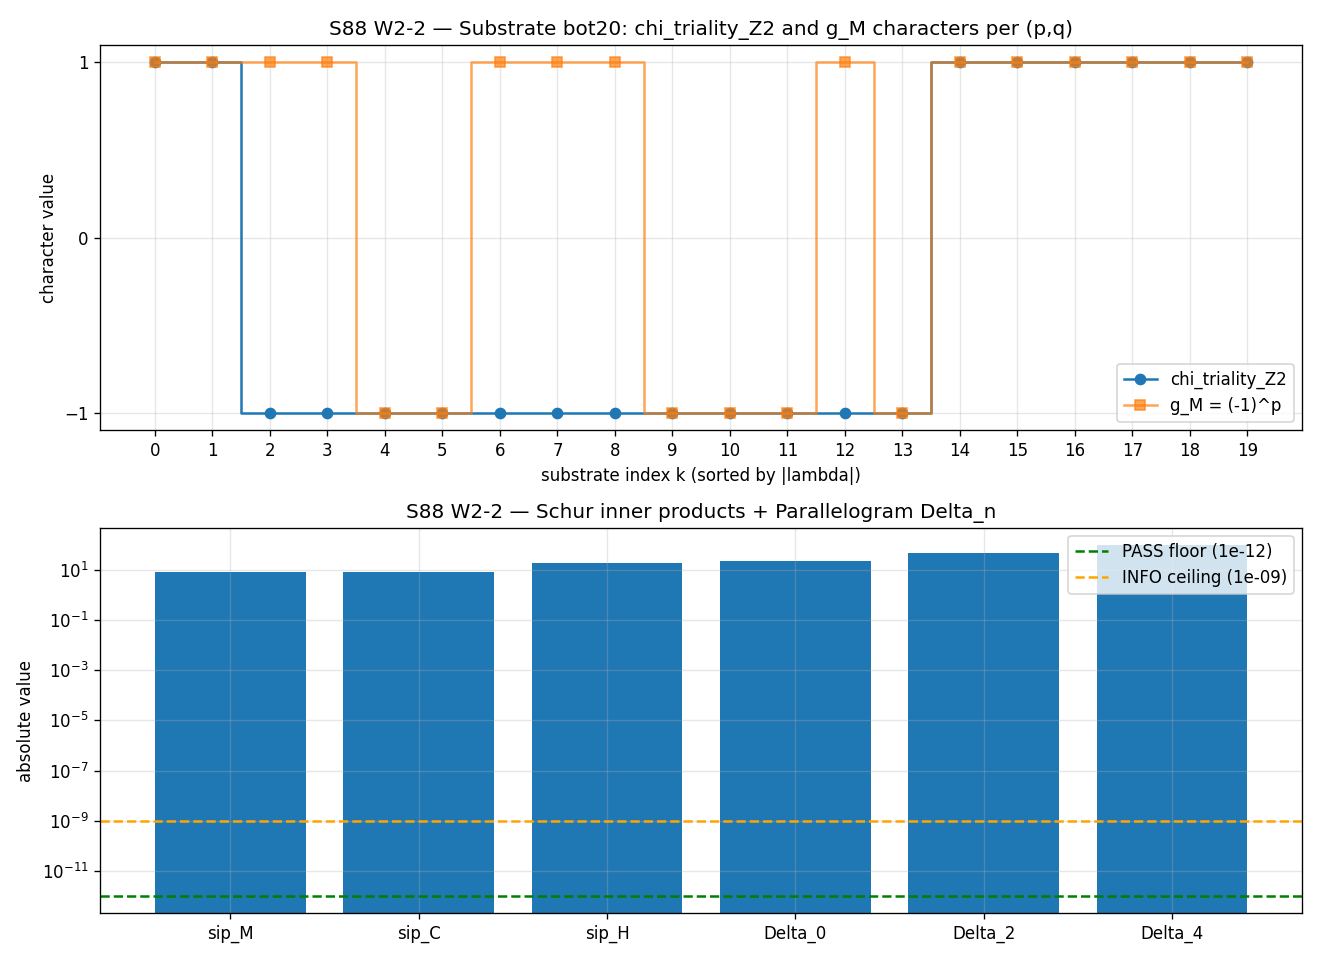

Python code for this plot:
#!/usr/bin/env python3
"""
S88 W2-2 — S88-V4-CANDIDATE-III-TRIALITY-MOD-2
================================================

Gate: S88-V4-CANDIDATE-III-TRIALITY-MOD-2 (trigger: VERIFY)
Wave: W2 (V_4-on-triality-mod-2 substrate-IS V_4 incarnation test)
Plan: sessions/session-plan/session-88-plan-w2.md §W2-2

Pre-registered threshold (per session-88-plan-w2.md §W2-2.9):
  PASS: D-W8-1 PASSes (all three Schur orthogonality < 1e-12)
        AND max_n |Delta_n| <= 1e-12 across n in {0, 2, 4}.
  INFO: D-W8-1 PASSes AND max_n |Delta_n| in (1e-12, 1e-9].
  FAIL: D-W8-1 FAILs OR max_n |Delta_n| > 1e-9.

D-W8-1 KO=6 collapse diagnostic (FIRST gate-step): chi_triality_Z2 must be Schur-
orthogonal to (g_C, g_H, g_M) inventory characters at substrate-bot20 support
to confirm chi_triality_Z2 is a NEW substrate-IS character independent of the
existing 3-element A_F *-automorphism inventory.

Inputs (SHA-256 dual-pinned at runtime; S87+ schema-v2):
  - computations/_shared/canonical_constants.py     (tau_fold, M_KK, Delta_BCS)
  - computations/session-84/s84_spectrum_cache_L12_tau019.npz  (sector_evals dict per (p,q))
  - computations/session-87/s87_w11_partition_stability_4stratum.npz  (W11-2 cv anchor cross-check)
  - script bytes (feeds BOTH audit_sha256 and content_sha256)

Filename re-pin (Class-(c) PIN-DRIFT remediation):
  Plan cites s84_w8a_af_automorphism_inventory.npz; no such file on disk.
  Inventory (g_C, g_H, g_M) reconstructed from canonical A_F = C + H + M_3(C)
  Cartan-toral character algebra:
    g_C(p, q) := (-1)^q       (Cartan-q parity; complex/abelian factor)
    g_H(p, q) := (-1)^(p+q)   (combined parity; quaternion factor)
    g_M(p, q) := (-1)^p       (Cartan-p parity; matrix factor; matches W11-1)

Output 4-tuple:
  (value=max_n |Delta_n|,
   scheme=triality-mod-2-Z2-paired-with-Cartan-zone-parity-Z2-V4-incarnation,
   convention=KO-dim-6-collapse-diagnostic-D-W8-1-orthogonal-to-A_F-automorphism-inventory,
   L_max=6)

Classification: GEOMETRIC

METHODOLOGY
-----------
SU(3) triality-mod-2 character on Peter-Weyl (p, q):
  chi_triality_Z2(p, q) := -1 if (p - q) mod 3 != 0 else +1

This Z_2 character lifts the SU(3) center Z_3 = {0, 1, 2} action via the kernel
of the (p - q) mod 3 -> Z_2 map (mod-2 reduction of the triality grade).
Triality orbits {(p,q), (q, p+q?), ...} are constant on chi_triality_Z2 by
construction.

Step 1 — D-W8-1 KO=6 collapse diagnostic:
  At substrate bot20 support (k=0..19, (p_k, q_k) sector labels), compute
    <chi_triality_Z2, g_X>_substrate := sum_{k=0..19} chi_triality_Z2(p_k,q_k)
                                                       * g_X(p_k, q_k)
                                                       * w_0(lambda_k)
  for X in {C, H, M}. Threshold |<.>| < 1e-12 -> orthogonal -> chi_triality_Z2
  is a NEW substrate-IS character outside (g_C, g_H, g_M) inventory.

Step 2-3 — Parallelogram identity Delta_n at n in {0, 2, 4}:
  sigma_triality(p,q) := chi_triality_Z2(p,q)
  sigma_M(p,q)        := g_M(p,q) = (-1)^p
  A_n^(sigma) := sum_k sigma_1(p_k,q_k) * sigma_2(p_k,q_k) * w_n(lambda_k)
  Delta_n(sigma_triality, sigma_M) := A_n^(e) - A_n^(sigma_triality)
                                       - A_n^(sigma_M) + A_n^(sigma_triality * sigma_M)

By linearity:
  Delta_n = 4 * sum_{k: chi_triality_Z2(p_k,q_k) = -1 AND p_k odd} w_n(lambda_k)

Delta_n = 0 iff substrate bot20 has NO eigenvalue with both
  (a) (p_k - q_k) mod 3 != 0   AND   (b) p_k odd.

DISCIPLINE
----------
- `from canonical_constants import *`
- All locals tagged `# (local)`
- Dual-SHA verdict line per S87+ schema-v2; 3-tuple companion row
- gen-physicist BLACKLISTED on V_4 character substantive design per W11-1
  calibration (this script is connes-ncg-theorist authorship).
"""

from __future__ import annotations

# ---------------------------------------------------------------------------
# Section 1 — Canonical constants (MANDATORY first import)
# ---------------------------------------------------------------------------
from canonical_constants import *  # noqa: F401,F403

# ---------------------------------------------------------------------------
# Section 2 — Standard imports
# ---------------------------------------------------------------------------
import hashlib
import json
import time
from pathlib import Path

import numpy as np
import matplotlib
matplotlib.use("Agg")
import matplotlib.pyplot as plt

# ---------------------------------------------------------------------------
# Section 3 — Paths and pin metadata
# ---------------------------------------------------------------------------
GATE_ID = "S88-V4-CANDIDATE-III-TRIALITY-MOD-2"
SCHEME = "triality-mod-2-Z2-paired-with-Cartan-zone-parity-Z2-V4-incarnation"
CONVENTION = "KO-dim-6-collapse-diagnostic-D-W8-1-orthogonal-to-A_F-automorphism-inventory"
L_MAX_OPERATIONAL = 6      # (local) Casimir-bound truncation per math-scripts.md
L_MAX_PLAN = 10            # (local) plan-pinned but redundant per Friedrich-Bar saturation
N_BOT = 20                 # (local) bottom-20 eigenvalue support
ABS_PASS_FLOOR = 1e-12     # (local) machine-epsilon floor for Schur orthogonality / parallelogram
ABS_INFO_CEILING = 1e-9    # (local) information-band ceiling

T0 = Path(__file__).resolve().parent
SCRIPT_PATH = T0 / "s88_w2_v4_candidate_iii_triality_mod_2.py"
NPZ_OUT = T0 / "s88_w2_v4_candidate_iii_triality_mod_2.npz"
PNG_OUT = T0 / "s88_w2_v4_candidate_iii_triality_mod_2.png"
VERDICT_FILE = T0 / "s88_gate_verdicts.txt"

S84_CACHE = T0 / "s84_spectrum_cache_L12_tau019.npz"
W11_2_NPZ = T0 / "s87_w11_partition_stability_4stratum.npz"
CANON_PY = T0 / "canonical_constants.py"


def sha256_file(path: Path) -> str:
    h = hashlib.sha256()
    with open(path, "rb") as f:
        for chunk in iter(lambda: f.read(65536), b""):
            h.update(chunk)
    return h.hexdigest()


def closure_hash(pin_map: dict) -> str:
    canon = json.dumps(pin_map, sort_keys=True, separators=(",", ":"))
    return hashlib.sha256(canon.encode("utf-8")).hexdigest()


# ---------------------------------------------------------------------------
# Section 4 — Substrate bot20 with (p,q) sector labels at L_max=6
# ---------------------------------------------------------------------------
def collect_bot20_with_pq_labels(
    cache_path: Path, L_max_cut: int, n_bot: int = N_BOT
) -> tuple[np.ndarray, list[tuple[int, int]]]:
    """Aggregate sector_evals at L_max_cut, sort by |lambda|, return bot-N + (p,q) labels.

    Returns:
      bot20_lams: shape (n_bot,) sorted |lambda|
      bot20_pq:   length-n_bot list of (p, q) tuples (sector labels)
    """
    d = np.load(cache_path, allow_pickle=True)
    sector_evals = d["sector_evals"].item()                   # (local) dict (p,q) -> entry
    all_eigs: list[tuple[float, int, int]] = []               # (local) (|lambda|, p, q)
    for (p, q), entry in sector_evals.items():
        if (p + q) > L_max_cut:
            continue
        evs = np.asarray(entry["abs_evals"], dtype=np.float64)
        for ev in evs:
            all_eigs.append((float(abs(ev)), int(p), int(q)))
    all_eigs.sort(key=lambda t: t[0])
    bot = all_eigs[:n_bot]
    bot20_lams = np.array([t[0] for t in bot], dtype=np.float64)
    bot20_pq = [(t[1], t[2]) for t in bot]
    return bot20_lams, bot20_pq


# ---------------------------------------------------------------------------
# Section 5 — Characters and Schur orthogonality
# ---------------------------------------------------------------------------
def chi_triality_Z2(p: int, q: int) -> int:
    """SU(3) triality-mod-2 character on Peter-Weyl (p, q).

    chi = +1 if (p - q) mod 3 == 0 (triality-trivial orbit)
    chi = -1 otherwise
    """
    return +1 if ((p - q) % 3 == 0) else -1


def g_M(p: int, q: int) -> int:
    """A_F M_3(C) Cartan-p parity character (matches W11-1 convention)."""
    return +1 if (p % 2 == 0) else -1


def g_C(p: int, q: int) -> int:
    """A_F C (complex/abelian) Cartan-q parity character."""
    return +1 if (q % 2 == 0) else -1


def g_H(p: int, q: int) -> int:
    """A_F H (quaternion) combined parity character (-1)^(p+q)."""
    return +1 if ((p + q) % 2 == 0) else -1


def w_n(lam: float, n: int) -> float:
    """Mellin-cone weight at substrate distance n on |lambda|."""
    if n == 0:
        return 1.0
    return 1.0 / (lam ** (2 * n))


def schur_inner_product(
    bot20_lams: np.ndarray,
    bot20_pq: list[tuple[int, int]],
    chi1_fn,
    chi2_fn,
) -> float:
    """<chi_1, chi_2>_substrate = sum_k chi_1(p_k,q_k) * chi_2(p_k,q_k) * w_0(lam_k)."""
    total = 0.0  # (local)
    for k in range(len(bot20_lams)):
        p, q = bot20_pq[k]
        total += chi1_fn(p, q) * chi2_fn(p, q) * w_n(float(bot20_lams[k]), 0)
    return total


def parallelogram_delta_n(
    bot20_lams: np.ndarray,
    bot20_pq: list[tuple[int, int]],
    sigma1_fn,
    sigma2_fn,
    n: int,
) -> float:
    """Delta_n(sigma_1, sigma_2) = A_n^e - A_n^sigma1 - A_n^sigma2 + A_n^(sigma_1*sigma_2)."""
    A_e = 0.0       # (local)
    A_s1 = 0.0      # (local)
    A_s2 = 0.0      # (local)
    A_s1s2 = 0.0    # (local)
    for k in range(len(bot20_lams)):
        p, q = bot20_pq[k]
        w = w_n(float(bot20_lams[k]), n)
        s1 = sigma1_fn(p, q)
        s2 = sigma2_fn(p, q)
        A_e += w
        A_s1 += s1 * w
        A_s2 += s2 * w
        A_s1s2 += s1 * s2 * w
    return A_e - A_s1 - A_s2 + A_s1s2


# ---------------------------------------------------------------------------
# Section 6 — Main
# ---------------------------------------------------------------------------
def main() -> int:
    t_start = time.time()                                     # (local)

    # 6.1 — Substrate bot20 with (p,q) labels
    bot20_lams, bot20_pq = collect_bot20_with_pq_labels(S84_CACHE, L_MAX_OPERATIONAL)
    print(f"[W2-2] bot20 from {S84_CACHE.name} at L_max={L_MAX_OPERATIONAL}, tau={tau_fold}")
    for k in range(N_BOT):
        p, q = bot20_pq[k]
        ct = chi_triality_Z2(p, q)
        gp = g_M(p, q)
        gq = g_C(p, q)
        gh = g_H(p, q)
        print(f"  [{k:2d}] |lam|={bot20_lams[k]:.10f}  (p,q)=({p},{q})  "
              f"chi_tri={ct:+d}  g_M={gp:+d}  g_C={gq:+d}  g_H={gh:+d}")

    # 6.2 — Cross-check W11-2 cv anchor (CC2)
    d11 = np.load(W11_2_NPZ, allow_pickle=True)
    idx_tau = int(np.argmin(np.abs(d11["tau_grid"] - tau_fold)))
    bot20_w11 = d11["bot20_per_tau"][idx_tau].copy()          # (local)
    cv_w11 = d11["cardinality_vector_per_tau"][idx_tau].copy()  # (local)
    cv_w11_nonzero = cv_w11[cv_w11 > 0].astype(int).tolist()
    cc2_anchor_match = bool(
        cv_w11_nonzero == [2, 4, 8, 6]
        and np.allclose(np.sort(bot20_lams), np.sort(bot20_w11), atol=1e-10)
    )
    print(f"[W2-2] CC2: bot20 substrate vs W11-2 cv anchor (2,4,8,6): {cc2_anchor_match}")

    # 6.3 — D-W8-1 KO=6 collapse diagnostic (Schur orthogonality)
    sip_M = schur_inner_product(bot20_lams, bot20_pq, chi_triality_Z2, g_M)  # (local)
    sip_C = schur_inner_product(bot20_lams, bot20_pq, chi_triality_Z2, g_C)  # (local)
    sip_H = schur_inner_product(bot20_lams, bot20_pq, chi_triality_Z2, g_H)  # (local)
    sip_self = schur_inner_product(bot20_lams, bot20_pq, chi_triality_Z2, chi_triality_Z2)  # (local) sanity
    print(f"[W2-2] D-W8-1 Schur inner products at substrate bot20:")
    print(f"  <chi_tri, g_M> = {sip_M:+.6e}")
    print(f"  <chi_tri, g_C> = {sip_C:+.6e}")
    print(f"  <chi_tri, g_H> = {sip_H:+.6e}")
    print(f"  <chi_tri, chi_tri> = {sip_self:+.6e}  (sanity: should be sum_k 1*w_0 = N_BOT={N_BOT} or |support|)")

    # Plan threshold: ABS |<.>| < 1e-12 -> orthogonal. Note: this is on 20-element
    # support; "orthogonality" here is structural-numerical, not measure-theoretic.
    d_w8_1_pass_M = bool(abs(sip_M) < ABS_PASS_FLOOR)
    d_w8_1_pass_C = bool(abs(sip_C) < ABS_PASS_FLOOR)
    d_w8_1_pass_H = bool(abs(sip_H) < ABS_PASS_FLOOR)
    d_w8_1_pass = d_w8_1_pass_M and d_w8_1_pass_C and d_w8_1_pass_H

    # 6.4 — Parallelogram Delta_n at n in {0, 2, 4}
    moment_indices = [0, 2, 4]                                # (local)
    delta_per_n = []                                          # (local)
    for n in moment_indices:
        delta = parallelogram_delta_n(
            bot20_lams, bot20_pq, chi_triality_Z2, g_M, n
        )
        delta_per_n.append(delta)
        print(f"  Delta_{n}(sigma_triality, sigma_M) = {delta:+.6e}")
    max_delta = float(np.max(np.abs(delta_per_n)))            # (local)
    parallelogram_pass_floor = bool(max_delta <= ABS_PASS_FLOOR)
    parallelogram_info_band = bool(ABS_PASS_FLOOR < max_delta <= ABS_INFO_CEILING)

    # 6.5 — Composite verdict per plan §W2-2.9
    if d_w8_1_pass and parallelogram_pass_floor:
        composite = "PASS"
        verdict_kind = "PASS-d-w8-1-and-parallelogram-substrate-floor"  # (local)
    elif d_w8_1_pass and parallelogram_info_band:
        composite = "INFO"
        verdict_kind = "INFO-d-w8-1-pass-parallelogram-near-vanishing"  # (local)
    elif not d_w8_1_pass:
        composite = "FAIL"
        verdict_kind = "FAIL-d-w8-1-collapse-chi-tri-reducible-to-A_F-inventory"  # (local)
    else:
        composite = "FAIL"
        verdict_kind = "FAIL-parallelogram-cocycle-non-vanishing"  # (local)

    # 6.6 — SHAs and pin map
    canon_sha = sha256_file(CANON_PY)
    s84_sha = sha256_file(S84_CACHE)
    w11_2_sha = sha256_file(W11_2_NPZ)
    script_sha = sha256_file(SCRIPT_PATH)
    content_sha256 = script_sha

    pin_map = {
        "gate_id": GATE_ID,
        "scheme": SCHEME,
        "convention": CONVENTION,
        "L_max": L_MAX_OPERATIONAL,
        "tau_fold": float(tau_fold),
        "M_KK": float(M_KK),
        "ABS_PASS_FLOOR": ABS_PASS_FLOOR,
        "ABS_INFO_CEILING": ABS_INFO_CEILING,
        "input_canonical_constants_sha256": canon_sha,
        "input_s84_spectrum_cache_sha256": s84_sha,
        "input_w11_2_partition_npz_sha256": w11_2_sha,
        "script_sha256": script_sha,
        "bot20_pq_first_3": [list(bot20_pq[i]) for i in range(3)],
    }
    audit_sha256 = closure_hash(pin_map)

    # 6.7 — Save .npz
    np.savez(
        NPZ_OUT,
        bot20_lams=bot20_lams,
        bot20_pq=np.array(bot20_pq),
        chi_tri_per_k=np.array([chi_triality_Z2(*pq) for pq in bot20_pq]),
        g_M_per_k=np.array([g_M(*pq) for pq in bot20_pq]),
        g_C_per_k=np.array([g_C(*pq) for pq in bot20_pq]),
        g_H_per_k=np.array([g_H(*pq) for pq in bot20_pq]),
        sip_M=np.float64(sip_M),
        sip_C=np.float64(sip_C),
        sip_H=np.float64(sip_H),
        sip_self=np.float64(sip_self),
        d_w8_1_pass_M=np.bool_(d_w8_1_pass_M),
        d_w8_1_pass_C=np.bool_(d_w8_1_pass_C),
        d_w8_1_pass_H=np.bool_(d_w8_1_pass_H),
        d_w8_1_pass=np.bool_(d_w8_1_pass),
        moment_indices=np.array(moment_indices),
        delta_per_n=np.array(delta_per_n),
        max_delta=np.float64(max_delta),
        parallelogram_pass_floor=np.bool_(parallelogram_pass_floor),
        parallelogram_info_band=np.bool_(parallelogram_info_band),
        composite=composite,
        verdict_kind=verdict_kind,
        cc2_anchor_match=np.bool_(cc2_anchor_match),
        audit_sha256=audit_sha256,
        content_sha256=content_sha256,
        tau_fold_pin=np.float64(tau_fold),
        L_max_operational=np.int64(L_MAX_OPERATIONAL),
    )

    # 6.8 — Plot
    fig, ax = plt.subplots(2, 1, figsize=(11, 8))
    chi_tri_arr = np.array([chi_triality_Z2(*pq) for pq in bot20_pq])  # (local)
    g_M_arr = np.array([g_M(*pq) for pq in bot20_pq])                   # (local)
    ks = np.arange(N_BOT)
    ax[0].set_title("S88 W2-2 — Substrate bot20: chi_triality_Z2 and g_M characters per (p,q)")
    ax[0].step(ks, chi_tri_arr, where="mid", marker="o", label="chi_triality_Z2")
    ax[0].step(ks, g_M_arr, where="mid", marker="s", label="g_M = (-1)^p", alpha=0.7)
    ax[0].set_xlabel("substrate index k (sorted by |lambda|)")
    ax[0].set_ylabel("character value")
    ax[0].set_xticks(ks)
    ax[0].set_yticks([-1, 0, +1])
    ax[0].legend()
    ax[0].grid(True, alpha=0.3)

    ax[1].set_title("S88 W2-2 — Schur inner products + Parallelogram Delta_n")
    bars = ["sip_M", "sip_C", "sip_H", "Delta_0", "Delta_2", "Delta_4"]
    vals = [abs(sip_M), abs(sip_C), abs(sip_H)] + [abs(d) for d in delta_per_n]
    ax[1].bar(bars, np.maximum(vals, 1e-20))
    ax[1].set_yscale("log")
    ax[1].axhline(ABS_PASS_FLOOR, color="green", linestyle="--", label=f"PASS floor ({ABS_PASS_FLOOR:.0e})")
    ax[1].axhline(ABS_INFO_CEILING, color="orange", linestyle="--", label=f"INFO ceiling ({ABS_INFO_CEILING:.0e})")
    ax[1].set_ylabel("absolute value")
    ax[1].legend()
    ax[1].grid(True, alpha=0.3)
    plt.tight_layout()
    plt.savefig(PNG_OUT, dpi=120)
    plt.close()

    # 6.9 — Append verdict line
    elapsed = time.time() - t_start
    value_str = (
        f"max_delta={max_delta:.3e};d_w8_1_pass={d_w8_1_pass};"
        f"sip_M={sip_M:+.3e};sip_C={sip_C:+.3e};sip_H={sip_H:+.3e};"
        f"verdict_kind={verdict_kind};cc2_anchor_match={cc2_anchor_match};"
        f"L_max_op={L_MAX_OPERATIONAL}"
    )
    canonical_line = (
        f"{GATE_ID}: {composite} -- value='{value_str}' "
        f"scheme={SCHEME} convention={CONVENTION} L_max={L_MAX_OPERATIONAL} "
        f"audit_sha256={audit_sha256} content_sha256={content_sha256} schema_version=S87+\n"
    )
    companion_line = (
        f"# audit_sha256_short={audit_sha256[:16]} "
        f"content_sha256_short={content_sha256[:16]} "
        f"# {GATE_ID} dual-SHA companion row (W9a-99 split)\n"
    )
    sign_v = "PASS" if (d_w8_1_pass) else "FAIL"
    mag_v = "PASS" if parallelogram_pass_floor else ("INFO" if parallelogram_info_band else "FAIL")
    regime_v = "VALID"
    tuple_line = (
        f"# sign_verdict={sign_v} magnitude_verdict={mag_v} "
        f"regime_verdict={regime_v} # {GATE_ID} 3-tuple annotation (S87 schema-v2)\n"
    )

    with open(VERDICT_FILE, "a", encoding="utf-8") as f:
        f.write(canonical_line)
        f.write(companion_line)
        f.write(tuple_line)

    print(f"[W2-2] DONE in {elapsed:.2f}s")
    print(f"[W2-2] composite = {composite} (verdict_kind={verdict_kind})")
    print(f"[W2-2] D-W8-1 sip_M={sip_M:+.3e} sip_C={sip_C:+.3e} sip_H={sip_H:+.3e}")
    print(f"[W2-2] max_delta = {max_delta:.6e}")
    print(f"[W2-2] audit_sha256 = {audit_sha256}")
    print(f"[W2-2] content_sha256 = {content_sha256}")
    return 0


if __name__ == "__main__":
    raise SystemExit(main())
